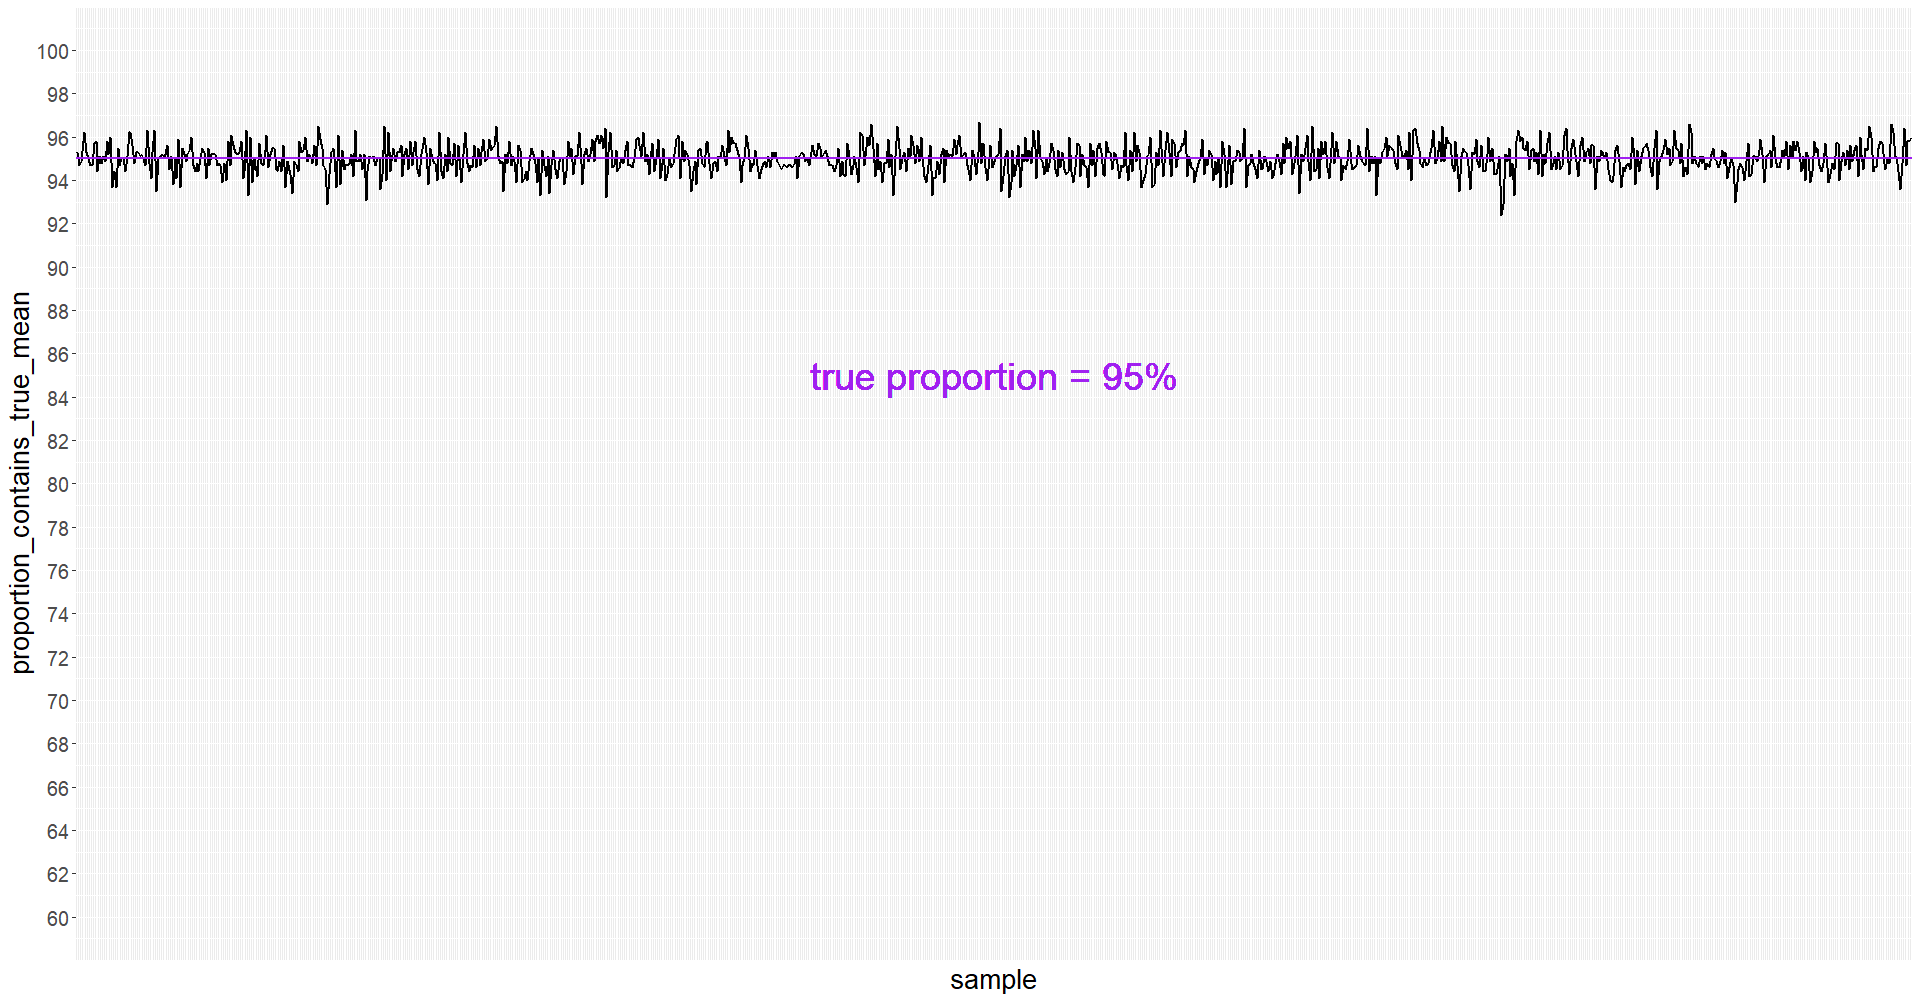

The R source for this figure:
# ========== to show use of rm() to remove all variables ==========

ls()
rm(list=ls())
ls()

# ========== create empty data frame with 9 columns ==========

df <- data.frame(matrix(nrow=0, ncol=4))

n <- c('sample',
       'upper_confidence_limit',
       'lower_confidence_limit',
       'contains_true_mean')

colnames(df) <- n

# ========== create empty data frame with 9 columns ==========

df_1 <- data.frame(matrix(nrow=0, ncol=2))

n <- c('sample',
       'proportion_contains_true_mean')

colnames(df_1) <- n


# ========== assign values to parameters of uniform distribution ==========

sample_minimum <- 10

sample_maximum <- 20

true_mean <- (sample_minimum+sample_maximum)/2

# ========== assign values to variables ==========

sample_size <- 100

confidence_level <- 0.95

confidence_level_1 <- (1-confidence_level)/2+confidence_level     # for two-tailed

# ========== fill up data frame ==========

run_repetition_outer <- 999
run_repetition_inner <- 1000
set.seed(103)

for (p in 1:run_repetition_outer)
{

  for (m in 1:run_repetition_inner)
  {
    random_numbers <- runif(sample_size, sample_minimum, sample_maximum)

    sample_mean <- mean(random_numbers)
    sample_standard_deviation <- sd(random_numbers)
  
    df[m, 'sample']=m

    df[m, 'upper_confidence_limit'] <- sample_mean+qt(confidence_level_1, sample_size-1)*sample_standard_deviation/sqrt(sample_size)
    df[m, 'lower_confidence_limit'] <- sample_mean-qt(confidence_level_1, sample_size-1)*sample_standard_deviation/sqrt(sample_size)

    if (true_mean<=df[m, 'upper_confidence_limit']) {less_than=1} else {less_than=0}
    if (true_mean>=df[m, 'lower_confidence_limit']) {more_than=1} else {more_than=0}
    if ((less_than==1)&(more_than==1)) {df[m, 'contains_true_mean']=1} else {df[m, 'contains_true_mean']=0}
  }

  count_1 <- nrow(df[df$contains_true_mean==1, ])
  count_0 <- nrow(df[df$contains_true_mean==0, ])
  
  if (p<=9) {df_1[p, 'sample']=paste0('00', p)}
  else if (p<=99) {df_1[p, 'sample']=paste0('0', p)}
  else {df_1[p, 'sample']=paste0('', p)}
  df_1[p, 'proportion_contains_true_mean'] <- count_1/(count_1+count_0)*100
}

# ========== you may need to install "ggplot2" package to plot chart ==========

# install.packages('ggplot2')
library('ggplot2')

ggplot(df_1, aes(x=sample, y=proportion_contains_true_mean, group=1)) +
  geom_line(size=1) +
  geom_hline(aes(yintercept=95), color='purple', size=1) +
  geom_text(label='true proportion = 95%', y=85, x='500', color='purple', size=10) +
  theme(axis.text.x=element_blank()) +
  theme(axis.ticks.x=element_blank()) +
  theme(axis.text=element_text(size=15)) +
  theme(axis.title=element_text(size=20)) +
  theme(legend.text=element_text(size=15)) +
  theme(legend.title=element_text(size=15)) +
  scale_y_continuous(breaks=seq(60, 100, by=2), limits=c(60, 100))
